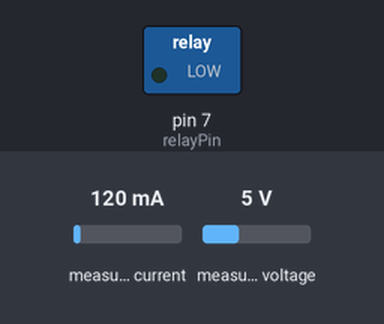
The program below on a simulated Arduino Uno, built with avr-gcc and run on an emulated ATmega328P. Parts: switched loads named in the program (green lamp = pin HIGH). The test bench sets the inputs (shaded band); at power-on: measured current 120 mA, measured voltage 5 V. Storage starts empty; what the program prints to the serial monitor is not drawn.

Above: at 0.1 s.
At 0.8 s:
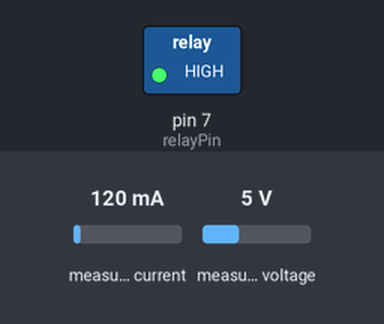
Timing chart, 0 to 2.3 s (numbered marks = the images above):
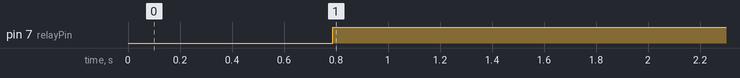

The program:

main.cpp
```cpp
#include <Arduino.h>
#include <Adafruit_INA260.h>
#include <SPI.h>
#include <SD.h>

struct Readings {
  double millivolts;
  double amps;
  double watts;
};

int dataSets = 3;
const int dataPoints = 60;
int powerThreshhold = 0;
int maxIndex = -1;

Readings readings[dataPoints];
Adafruit_INA260 ina260 = Adafruit_INA260();
int readingNum = 0;

int pos = 0;

int relayPin = 7;

const int chipSelect = 4;

int maxReadings() // returns datapoint number for max power
{
  int maxPowerIndex;

  for(int i = 0; i < dataPoints; i++)
  {
    if(readings[i].watts > readings[maxPowerIndex].watts)
    {
      maxPowerIndex = i;
    }
  }

  return maxPowerIndex;
}

void printReadings(int maxIndex)
{
  Serial.println("datapoint,power,current,voltage");

  Serial.print("Maximum power data,");
    Serial.print(readings[maxIndex].watts);
  Serial.print(",");
    Serial.print(readings[maxIndex].amps);
  Serial.print(",");
    Serial.println(readings[maxIndex].millivolts);

  for(int i = 0; i < dataPoints; i++)
  {
    Serial.print(i);
    Serial.print(",");
      Serial.print(readings[maxIndex].watts);
    Serial.print(",");
      Serial.print(readings[maxIndex].amps);
    Serial.print(",");
      Serial.println(readings[maxIndex].millivolts);
  }
}

void logReadings(int maxIndex, File f)
{
  f.println("datapoint,power,current,voltage");

  f.print("Maximum power data,");
    f.print(readings[maxIndex].watts);
  f.print(",");
    f.print(readings[maxIndex].amps);
  f.print(",");
    f.println(readings[maxIndex].millivolts);

  for(int i = 0; i < dataPoints; i++)
  {
    f.print(i);
    f.print(",");
      f.print(readings[maxIndex].watts);
    f.print(",");
      f.print(readings[maxIndex].amps);
    f.print(",");
      f.println(readings[maxIndex].millivolts);
  }
}


void setup()
{
  Serial.begin(115200);

  while (!Serial) { delay(10); }

  Serial.println("Adafruit INA260 Test");
  if (!ina260.begin()) {
    Serial.println("Couldn't find INA260 chip");
    while (1);
  }
  Serial.println("Found INA260 chip");

  Serial.print("Initializing SD card...");
  if (!SD.begin(chipSelect)) {
    Serial.println("Card failed, or not present");
    while (1);
  }
  Serial.println("card initialized.");

  pinMode(relayPin, OUTPUT);
}

void loop()
{
  if(dataSets > 0)
  {
    for (int i = 0; i <= dataPoints; i++)
    {
      readings[readingNum].millivolts = ina260.readPower()/ina260.readCurrent();
      readings[readingNum].amps = ina260.readCurrent();
      readings[readingNum].watts = ina260.readPower();
    }

    delay(15);

    maxIndex = maxReadings();
    //printReadings(maxIndex);

    char* fileName = "datalog0.txt";
    fileName[7] = (char)(dataSets + 48);

    File dataFile = SD.open(fileName, FILE_WRITE);

    if (dataFile) {
      logReadings(maxIndex, dataFile);
      dataFile.close();
    }
    else Serial.println("error opening datalog.txt");

    dataSets--;
  }

  digitalWrite(relayPin, HIGH);
}
```

Measured:
- by itself, pin 7 (relayPin): LOW → HIGH at 0.79 s
